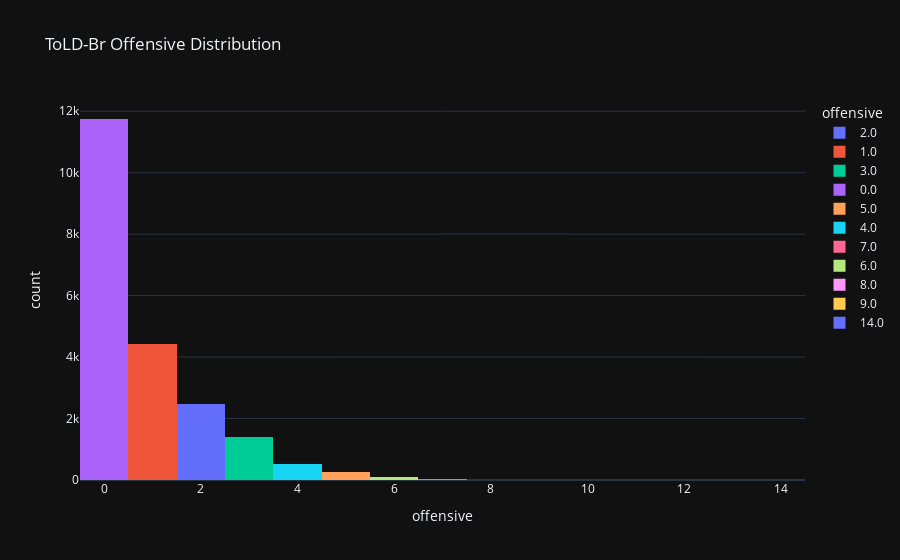

Notebook cell for this chart:
### Code cell
px.histogram(
    toldbr_off,
    x='offensive',
    color='offensive',
    title='ToLD-Br Offensive Distribution', 
    template='plotly_dark',
).show()

### Figure 1 — Plotly figure (JSON) as saved in the notebook; plotly's stock layout.template omitted (floating-point values rounded to 4 significant figures; data arrays with more than 128 entries replaced by an {"elided": "..."} marker saying what was removed)
{"data": [{"alignmentgroup": "True", "bingroup": "x", "hovertemplate": "offensive=%{x}<br>count=%{y}<extra></extra>", "legendgroup": "2.0", "marker": {"color": "#636efa", "pattern": {"shape": ""}}, "name": "2.0", "offsetgroup": "2.0", "orientation": "v", "showlegend": true, "type": "histogram", "x": {"elided": "2465 int values"}, "xaxis": "x", "yaxis": "y"}, {"alignmentgroup": "True", "bingroup": "x", "hovertemplate": "offensive=%{x}<br>count=%{y}<extra></extra>", "legendgroup": "1.0", "marker": {"color": "#EF553B", "pattern": {"shape": ""}}, "name": "1.0", "offsetgroup": "1.0", "orientation": "v", "showlegend": true, "type": "histogram", "x": {"elided": "4439 int values"}, "xaxis": "x", "yaxis": "y"}, {"alignmentgroup": "True", "bingroup": "x", "hovertemplate": "offensive=%{x}<br>count=%{y}<extra></extra>", "legendgroup": "3.0", "marker": {"color": "#00cc96", "pattern": {"shape": ""}}, "name": "3.0", "offsetgroup": "3.0", "orientation": "v", "showlegend": true, "type": "histogram", "x": {"elided": "1404 int values"}, "xaxis": "x", "yaxis": "y"}, {"alignmentgroup": "True", "bingroup": "x", "hovertemplate": "offensive=%{x}<br>count=%{y}<extra></extra>", "legendgroup": "0.0", "marker": {"color": "#ab63fa", "pattern": {"shape": ""}}, "name": "0.0", "offsetgroup": "0.0", "orientation": "v", "showlegend": true, "type": "histogram", "x": {"elided": "11745 int values"}, "xaxis": "x", "yaxis": "y"}, {"alignmentgroup": "True", "bingroup": "x", "hovertemplate": "offensive=%{x}<br>count=%{y}<extra></extra>", "legendgroup": "5.0", "marker": {"color": "#FFA15A", "pattern": {"shape": ""}}, "name": "5.0", "offsetgroup": "5.0", "orientation": "v", "showlegend": true, "type": "histogram", "x": {"elided": "272 int values"}, "xaxis": "x", "yaxis": "y"}, {"alignmentgroup": "True", "bingroup": "x", "hovertemplate": "offensive=%{x}<br>count=%{y}<extra></extra>", "legendgroup": "4.0", "marker": {"color": "#19d3f3", "pattern": {"shape": ""}}, "name": "4.0", "offsetgroup": "4.0", "orientation": "v", "showlegend": true, "type": "histogram", "x": {"elided": "518 int values"}, "xaxis": "x", "yaxis": "y"}, {"alignmentgroup": "True", "bingroup": "x", "hovertemplate": "offensive=%{x}<br>count=%{y}<extra></extra>", "legendgroup": "7.0", "marker": {"color": "#FF6692", "pattern": {"shape": ""}}, "name": "7.0", "offsetgroup": "7.0", "orientation": "v", "showlegend": true, "type": "histogram", "x": [7, 7, 7, 7, 7, 7, 7, 7, 7, 7, 7, 7, 7, 7, 7, 7, 7, 7, 7, 7, 7, 7, 7, 7, 7, 7, 7, 7, 7, 7, 7, 7, 7, 7, 7, 7], "xaxis": "x", "yaxis": "y"}, {"alignmentgroup": "True", "bingroup": "x", "hovertemplate": "offensive=%{x}<br>count=%{y}<extra></extra>", "legendgroup": "6.0", "marker": {"color": "#B6E880", "pattern": {"shape": ""}}, "name": "6.0", "offsetgroup": "6.0", "orientation": "v", "showlegend": true, "type": "histogram", "x": [6, 6, 6, 6, 6, 6, 6, 6, 6, 6, 6, 6, 6, 6, 6, 6, 6, 6, 6, 6, 6, 6, 6, 6, 6, 6, 6, 6, 6, 6, 6, 6, 6, 6, 6, 6, 6, 6, 6, 6, 6, 6, 6, 6, 6, 6, 6, 6, 6, 6, 6, 6, 6, 6, 6, 6, 6, 6, 6, 6, 6, 6, 6, 6, 6, 6, 6, 6, 6, 6, 6, 6, 6, 6, 6, 6, 6, 6, 6, 6, 6, 6, 6, 6, 6, 6, 6, 6, 6, 6, 6, 6, 6, 6, 6, 6, 6, 6, 6, 6, 6], "xaxis": "x", "yaxis": "y"}, {"alignmentgroup": "True", "bingroup": "x", "hovertemplate": "offensive=%{x}<br>count=%{y}<extra></extra>", "legendgroup": "8.0", "marker": {"color": "#FF97FF", "pattern": {"shape": ""}}, "name": "8.0", "offsetgroup": "8.0", "orientation": "v", "showlegend": true, "type": "histogram", "x": [8, 8, 8, 8, 8, 8, 8, 8, 8, 8, 8, 8, 8, 8], "xaxis": "x", "yaxis": "y"}, {"alignmentgroup": "True", "bingroup": "x", "hovertemplate": "offensive=%{x}<br>count=%{y}<extra></extra>", "legendgroup": "9.0", "marker": {"color": "#FECB52", "pattern": {"shape": ""}}, "name": "9.0", "offsetgroup": "9.0", "orientation": "v", "showlegend": true, "type": "histogram", "x": [9, 9, 9, 9, 9], "xaxis": "x", "yaxis": "y"}, {"alignmentgroup": "True", "bingroup": "x", "hovertemplate": "offensive=%{x}<br>count=%{y}<extra></extra>", "legendgroup": "14.0", "marker": {"color": "#636efa", "pattern": {"shape": ""}}, "name": "14.0", "offsetgroup": "14.0", "orientation": "v", "showlegend": true, "type": "histogram", "x": [14], "xaxis": "x", "yaxis": "y"}], "layout": {"barmode": "relative", "legend": {"title": {"text": "offensive"}, "tracegroupgap": 0}, "title": {"text": "ToLD-Br Offensive Distribution"}, "xaxis": {"anchor": "y", "categoryarray": [2, 1, 3, 0, 5, 4, 7, 6, 8, 9, 14], "categoryorder": "array", "domain": [0, 1], "title": {"text": "offensive"}}, "yaxis": {"anchor": "x", "domain": [0, 1], "title": {"text": "count"}}}}
